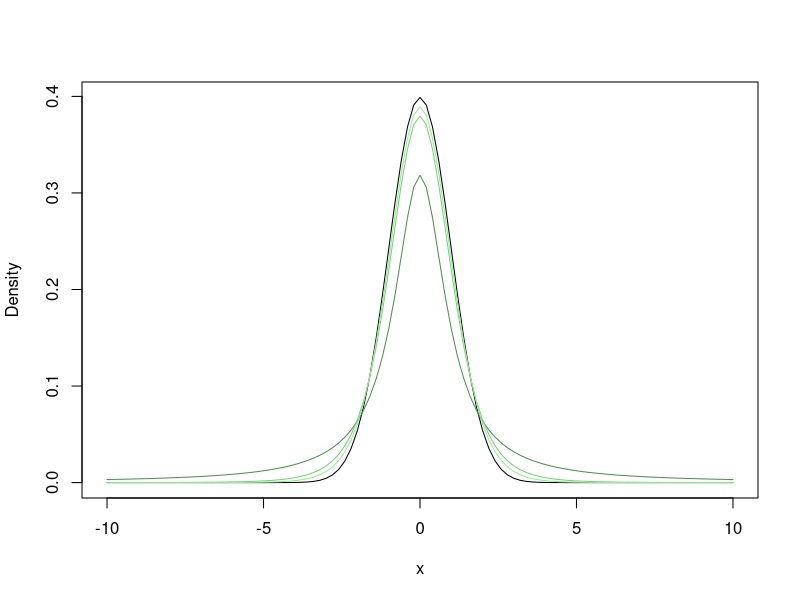
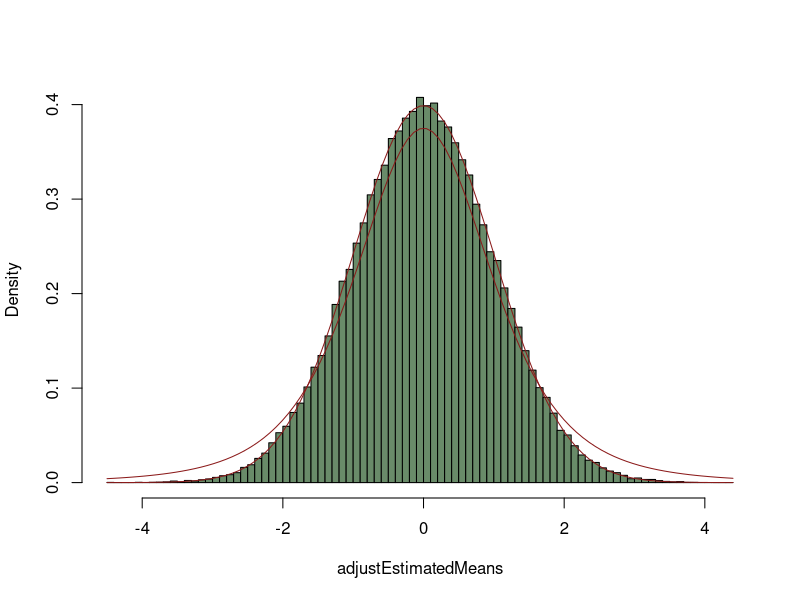
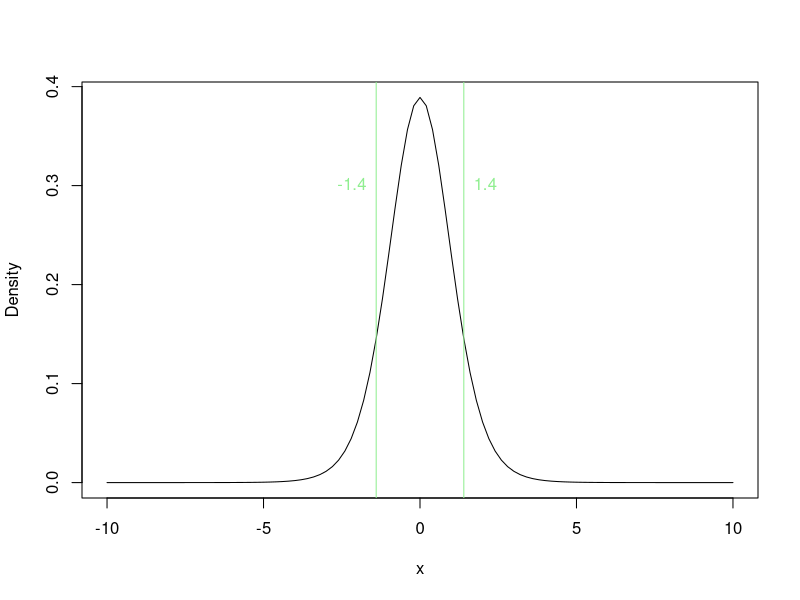
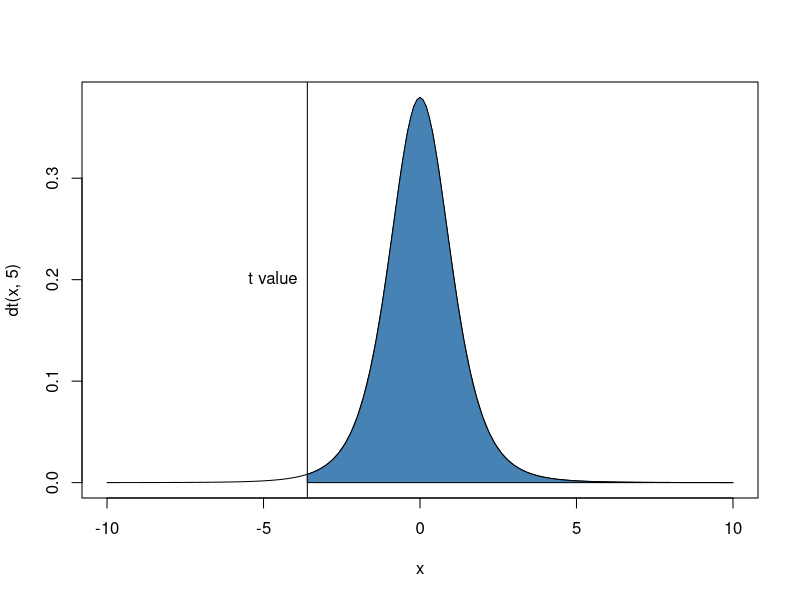
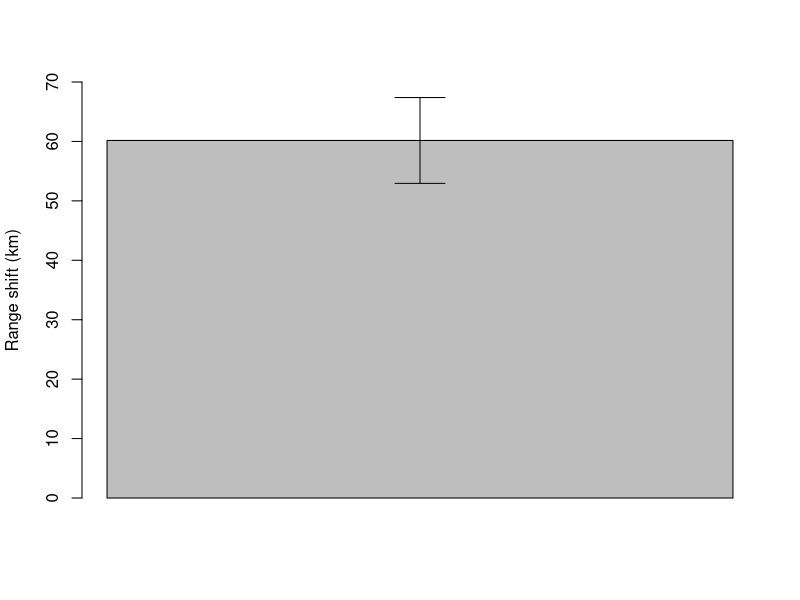
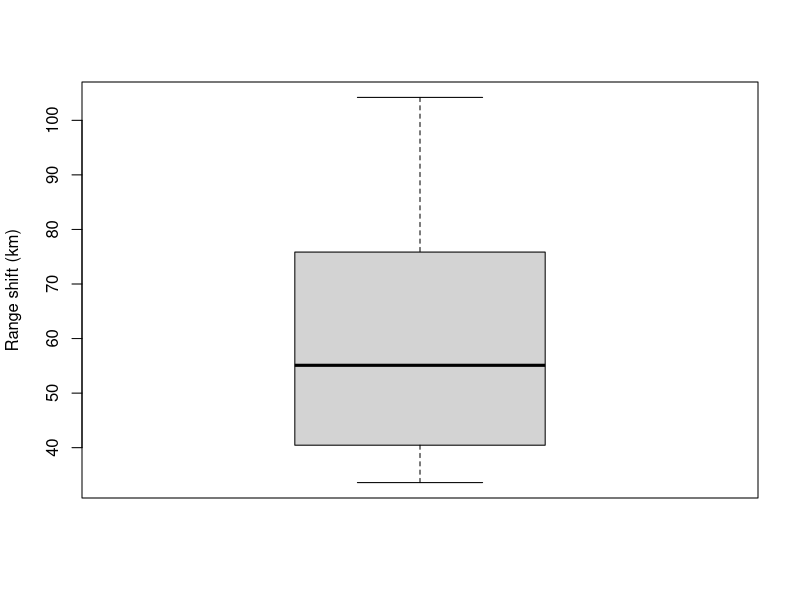
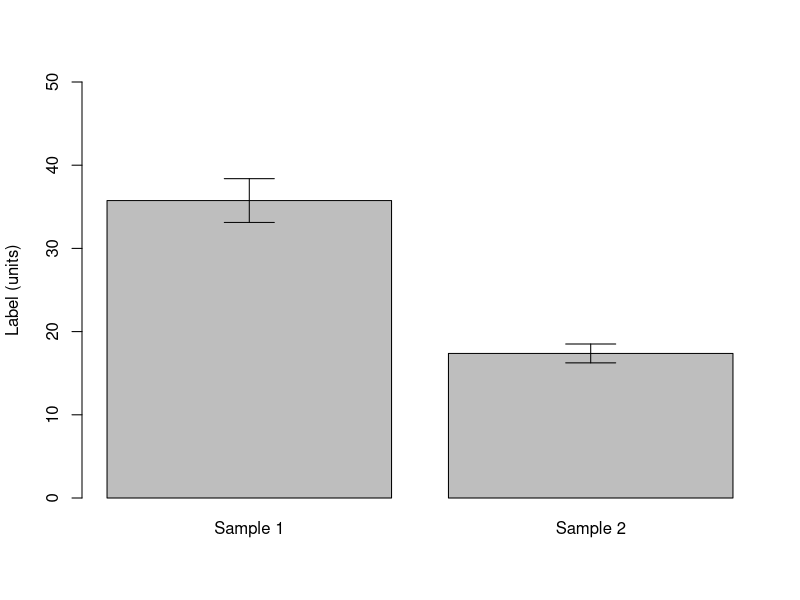
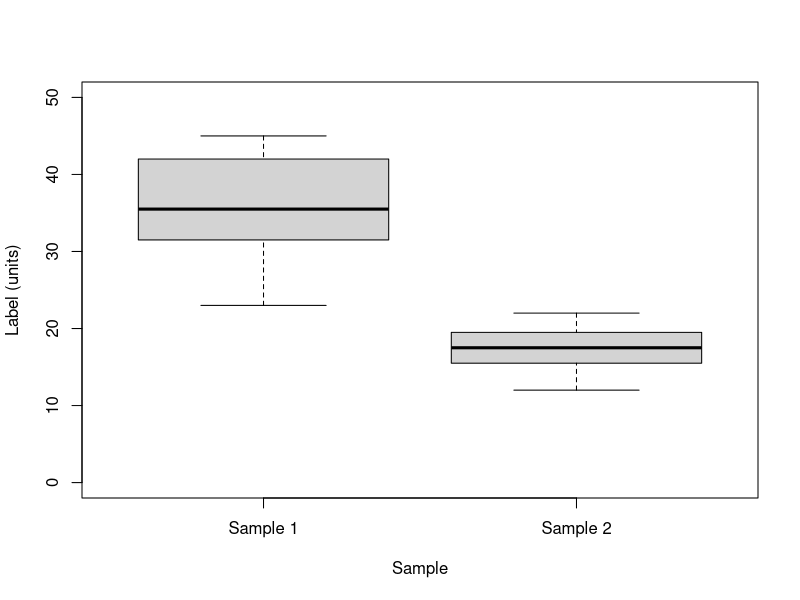

The R script that drew these images, in order:
## ---- chunk 1
tData2 <- c(18.2, 23.3, 19.0, 45.4, 12.6, 23.8, 34.0, 29.6)  #This is a vector
## ---- chunk 2
rangeData <- c(72.9, 40.9, 36.7, 64.2, 104.2, 33.6, 55.1, 44.3, 40.0, 91.1, 78.8)
meanRangeData <- mean(rangeData)
seRangeData <- sd(rangeData)/sqrt(length(rangeData))
(tRangeData <- (meanRangeData - 0)/seRangeData)
## ---- chunk 3
curve(dnorm(x), -10, 10, ylab = "Density")
curve(dt(x, 1), add = T, col = "palegreen4")
curve(dt(x, 5), add = T, col = "palegreen3")
curve(dt(x, 10), add = T, col = "palegreen2")
## ---- chunk 4
sampleSize <- 5
iterations <- 100000 #number of time we want to sample the population
estimatedMeans <- numeric(iterations) #create a variable to hold the estimated means
for(i in 1:iterations){
  estimatedMeans[i] <- mean(rnorm(5, 12.6, 2.3))
}
adjustEstimatedMeans <- estimatedMeans - 12.6 #Shift all points 12.6 units to the left.  This centers the data on zero.
#Calculate the standard deviation of these data
sdAdjustEstimatedMeans <- sd(adjustEstimatedMeans)
adjustEstimatedMeans <- adjustEstimatedMeans/(2.3/sqrt(5))
#Compare the calculated standard deviation to the standard error
sdAdjustEstimatedMeans; 2.3/sqrt(5)
#Create a histogram
hist(adjustEstimatedMeans, freq = F, col = "darkseagreen4", main = "", breaks = 100)
curve(dt(x, 4), add = T, col = "firebrick4")
curve(dnorm(x), add = T, col = "firebrick4")
sd(adjustEstimatedMeans)
## ---- chunk 5
#Prob 1.4 or greater (i.e., the right tail) with 10 degrees of freedom
1-pt(1.4, 10)
#Prob for -1.4 or less (i.e., the left tail)
#See how they are the same!
pt(-1.4, 10)
#Calculate the P-value for a 2-tailed test
pt(-1.4, 10) + (1 - pt(1.4, 10))
#Or
2*pt(-1.4, 10)
curve(dt(x, 10), -10, 10, ylab = "Density")
abline(v = c(-1.4, 1.4), col = "palegreen2")
text(c(-1.4, 1.4), 0.3, c("-1.4", "1.4"), pos = c(2,4), col = "palegreen2")
## ---- chunk 6
#Assume our t value is 2.9 with 35 degrees of freedom, and we expect our the mean of our sample to be greater than mu
1-pt(2.9, 35)
## ---- chunk 7
#Assume our t value is -3.6 with 5 degrees of freedom, and you are after the right-hand tail.
1-pt(-3.6, 5)
curve(dt(x, 5), -10, 10)
abline(v = -3.6)
text(-3.6, 0.2, "t value", pos = 2)
#Don't worry about the polygon function
polygon(c(seq(-3.6, 10), seq(10, -3.6, by = -0.1)), c(rep(0, length.out = 14), dt(seq(10, -3.6, by = -0.1), 5)), col = "steelblue")
## ---- chunk 8
1-pt(tRangeData, length(rangeData)-1)
## ---- chunk 9
t.test(rangeData, alternative = "greater")
## ---- chunk 10
#Barplot
mean <- mean(rangeData)
se <- sd(rangeData)/sqrt(length(rangeData))
#Create bargraph and adjust the ylim so the error bars will fit
barVals <- barplot(mean, ylim = c(0, 70), ylab = "Range shift (km)")
#Add error bars
arrows(barVals, mean - se, barVals, mean + se, angle = 90, code = 3)

#Boxplot
boxplot(rangeData, ylab = "Range shift (km)")
## ---- chunk 11
#First format
s1 <- c(23, 45, 34, 37, 29, 44, 40, 34)
s2 <- c(12, 20, 19, 18, 22, 14, 17, 17)
(twoSampleData <- data.frame(Sample1 = s1, Sample2 = s2))

#Second format
sample <- rep(c("s1", "s2"), each = 8)
data <- c(23, 45, 34, 37, 29, 44, 40, 34, 12, 20, 19, 18, 22, 14, 17, 17)
(twoSampleData2 <- data.frame(Sample = sample, Data = data))
## ---- chunk 12
#Pull data from the first format
twoSampleData$Sample1
twoSampleData$Sample2

#Pull data from the second format
twoSampleData2$Data[twoSampleData2$Sample == "s1"]
twoSampleData2$Data[twoSampleData2$Sample == "s2"]
## ---- chunk 13
mean1 <- mean(twoSampleData$Sample1)
mean2 <- mean(twoSampleData$Sample2)
pooledVar <- (sum((twoSampleData$Sample1-mean1)^2) + sum((twoSampleData$Sample2-mean2)^2))/(length(twoSampleData$Sample1) + length(twoSampleData$Sample2) - 2)
pooledSE <- sqrt(pooledVar/length(twoSampleData$Sample1) + pooledVar/length(twoSampleData$Sample2))
(tTwoSample <- (mean1 - mean2)/pooledSE)
## ---- chunk 14
2*pt(-tTwoSample, length(twoSampleData$Sample1) + length(twoSampleData$Sample2) - 2)
## ---- chunk 15
t.test(twoSampleData$Sample1, twoSampleData$Sample2, var.equal = T)
## ---- chunk 16
t.test(twoSampleData$Sample1, twoSampleData$Sample2, var.equal = F)
## ---- chunk 17
se1 <- sd(twoSampleData$Sample1)/sqrt(length(twoSampleData$Sample1))
se2 <- sd(twoSampleData$Sample2)/sqrt(length(twoSampleData$Sample2))
barVals2 <- barplot(c(mean1, mean2), 
  ylim = c(0, 50), 
  ylab = "Label (units)",
  names.arg = c("Sample 1", "Sample 2"))
arrows(barVals2, c(mean1+se1, mean2+se2), barVals2, c(mean1-se1, mean2-se2), angle = 90, code = 3)
## ---- chunk 18
#Notice that I am using the second format
boxplot(Data ~ Sample, data = twoSampleData2,
  ylim = c(0, 50), 
  ylab = "Label (units)",
  names = c("Sample 1", "Sample 2"))
## ---- chunk 19
dif <- twoSampleData$Sample1 - twoSampleData$Sample2
meanDif <- mean(dif)
seDif <- sd(dif)/sqrt(length(dif))
(tDif <- (meanDif - 0)/seDif)
## ---- chunk 20
pt(tDif, length(dif)-1)
## ---- chunk 21
t.test(twoSampleData$Sample1, twoSampleData$Sample2, paired = T, alternative = "less")
## ---- chunk 22
t.test(dif, alternative = "less")
